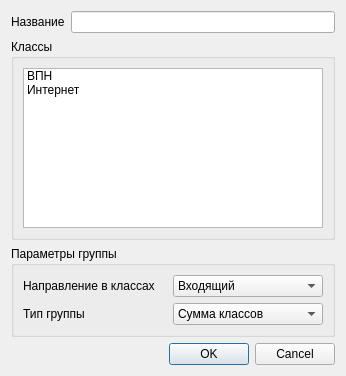
<ui version="4.0" >
 <class>Dialog</class>
 <widget class="QDialog" name="Dialog" >
  <property name="geometry" >
   <rect>
    <x>0</x>
    <y>0</y>
    <width>346</width>
    <height>376</height>
   </rect>
  </property>
  <property name="windowTitle" >
   <string>Редактирование группы</string>
  </property>
  <layout class="QGridLayout" name="gridLayout_2" >
   <item row="0" column="0" >
    <widget class="QLabel" name="label" >
     <property name="text" >
      <string>Название</string>
     </property>
    </widget>
   </item>
   <item row="2" column="0" colspan="2" >
    <widget class="QGroupBox" name="groupBox_params" >
     <property name="title" >
      <string>Параметры группы</string>
     </property>
     <layout class="QGridLayout" name="gridLayout" >
      <item row="0" column="0" >
       <widget class="QLabel" name="label_directions" >
        <property name="text" >
         <string>Направление в классах</string>
        </property>
       </widget>
      </item>
      <item row="0" column="1" >
       <widget class="QComboBox" name="comboBox_directions" >
        <item>
         <property name="text" >
          <string>Входящий</string>
         </property>
        </item>
        <item>
         <property name="text" >
          <string>Исходящий</string>
         </property>
        </item>
        <item>
         <property name="text" >
          <string>Сумма Вх+Исх</string>
         </property>
        </item>
        <item>
         <property name="text" >
          <string>Максимальный</string>
         </property>
        </item>
       </widget>
      </item>
      <item row="1" column="1" >
       <widget class="QComboBox" name="comboBox_grouptype" >
        <item>
         <property name="text" >
          <string>Сумма классов</string>
         </property>
        </item>
        <item>
         <property name="text" >
          <string>Максимальный класс</string>
         </property>
        </item>
       </widget>
      </item>
      <item row="1" column="0" >
       <widget class="QLabel" name="label_grouptype" >
        <property name="text" >
         <string>Тип группы</string>
        </property>
       </widget>
      </item>
     </layout>
    </widget>
   </item>
   <item row="0" column="1" >
    <widget class="QLineEdit" name="lineEdit_name" />
   </item>
   <item row="3" column="0" colspan="2" >
    <widget class="QDialogButtonBox" name="buttonBox" >
     <property name="orientation" >
      <enum>Qt::Horizontal</enum>
     </property>
     <property name="standardButtons" >
      <set>QDialogButtonBox::Cancel|QDialogButtonBox::Ok</set>
     </property>
    </widget>
   </item>
   <item row="1" column="0" colspan="2" >
    <widget class="QGroupBox" name="groupBox_classes" >
     <property name="title" >
      <string>Классы</string>
     </property>
     <layout class="QGridLayout" name="gridLayout_3" >
      <item row="0" column="0" >
       <widget class="QListWidget" name="listWidget_classes" >
        <item>
         <property name="text" >
          <string>ВПН</string>
         </property>
        </item>
        <item>
         <property name="text" >
          <string>Интернет</string>
         </property>
        </item>
       </widget>
      </item>
     </layout>
    </widget>
   </item>
  </layout>
 </widget>
 <resources/>
 <connections>
  <connection>
   <sender>buttonBox</sender>
   <signal>accepted()</signal>
   <receiver>Dialog</receiver>
   <slot>accept()</slot>
   <hints>
    <hint type="sourcelabel" >
     <x>248</x>
     <y>254</y>
    </hint>
    <hint type="destinationlabel" >
     <x>157</x>
     <y>274</y>
    </hint>
   </hints>
  </connection>
  <connection>
   <sender>buttonBox</sender>
   <signal>rejected()</signal>
   <receiver>Dialog</receiver>
   <slot>reject()</slot>
   <hints>
    <hint type="sourcelabel" >
     <x>316</x>
     <y>260</y>
    </hint>
    <hint type="destinationlabel" >
     <x>286</x>
     <y>274</y>
    </hint>
   </hints>
  </connection>
 </connections>
</ui>
